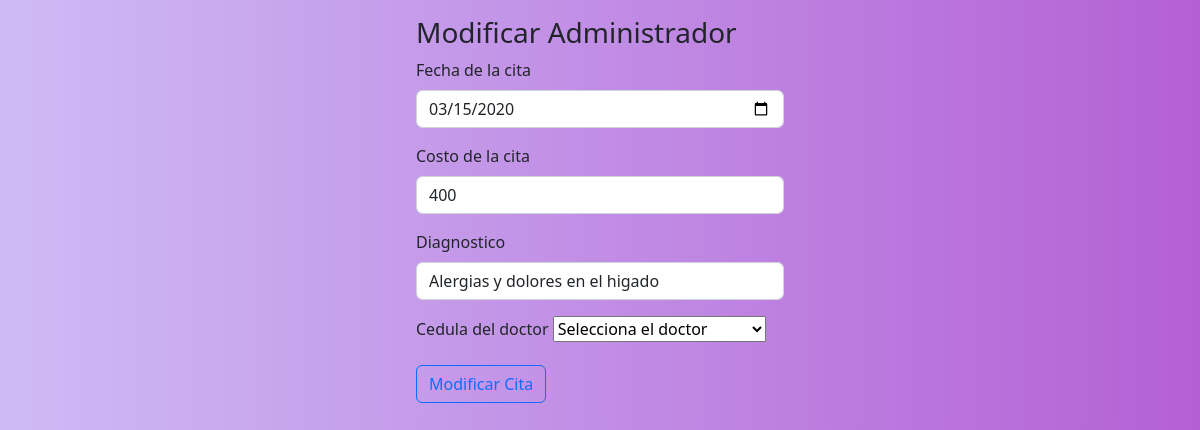
The app's page /modificacionC.php?id=1 with its own data.
### tables this page shows
CREATE TABLE `cita` (
  `idCita` int(11) NOT NULL AUTO_INCREMENT,
  `FechaCita` date NOT NULL,
  `Costo` float NOT NULL,
  `Diagnostico` varchar(200) NOT NULL,
  `CedulaD` varchar(15) NOT NULL,
  `Nsspac` varchar(10) NOT NULL,
  PRIMARY KEY (`idCita`)
);

### modificacionC.php (the view, shortened to what this page needs)
<?php
  include "modelo/conexion.php";
  $id = $_GET["id"];
  $sql = $conexion->query("select * from cita where idCita=$id ")
  ?>
<!DOCTYPE html>
<html lang="en">
  <head>
    <link href="https://cdn.jsdelivr.net/npm/bootstrap@5.2.2/dist/css/bootstrap.min.css" rel="stylesheet">
  </head>
  <body style="background: linear-gradient(to right, #cebbf5,#b460d5);">
    <form class="col-4 p-3 m-auto" method="POST">
      <h3>Modificar Administrador</h3>
      <?php
        include "controlador/modificarC.php";
        while($datos=$sql->fetch_object()){?>
      <div class="mb-3">
        <label for="exampleInputEmail1" class="form-label">Fecha de la cita</label>
        <input type="date" class="form-control" name="fechan" value="<?= $datos->FechaCita ?>">
      </div>
      <div class="mb-3">
        <label for="exampleInputEmail1" class="form-label">Costo de la cita</label>
        <input type="text" class="form-control" name="costo" value="<?= $datos->Costo ?>">
      </div>
      <div class="mb-3">
        <label for="exampleInputEmail1" class="form-label">Diagnostico</label>
        <input type="text" class="form-control" name="diagnostico" value="<?= $datos->Diagnostico ?>">
      </div>
      <div class="mb-3">
        <label for="exampleInputEmail1" class="form-label">Cedula del doctor</label>
        <select name="cedula" id="CedulaD">
          <option value="">Selecciona el doctor</option>
          <?php
            $sql=$conexion->query(" SELECT * FROM doctor");
                ?>
        </select>
      </div>
      <?php }
        ?>
      <button type="submit" class="btn btn-outline-primary" name="btnregistrar" value="ok">Modificar Cita
      </button>
    </form>
  </body>
</html>

### records on screen
cita: fechan "03/15/2020", costo "400", diagnostico "Alergias y dolores en el higado"
